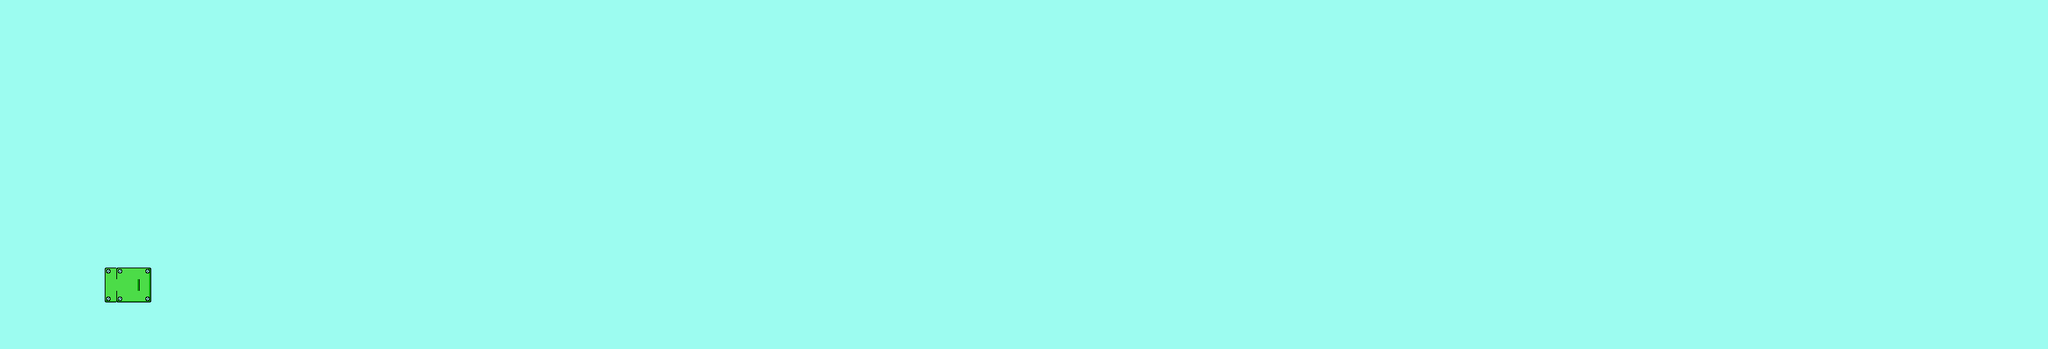

Below is a game level as drawn by its tile map, then a one-line description and the .tmx that defines it (tile-layer data replaced by summaries):
An orthogonal 176x30 tile map with 16x16 px tiles, 1 tile layer (Tile Layer 1).

<map version="1.4" tiledversion="1.4.3" orientation="orthogonal" renderorder="right-down" width="176" height="30" tilewidth="16" tileheight="16" infinite="0" nextlayerid="2" nextobjectid="1">
 <tileset firstgid="1" source="test.tsx" />
 <layer id="1" name="Tile Layer 1" width="176" height="30">
  <data>[5280 cells, 5280 non-empty, 10 distinct tile ids]</data>
 </layer>
</map>
